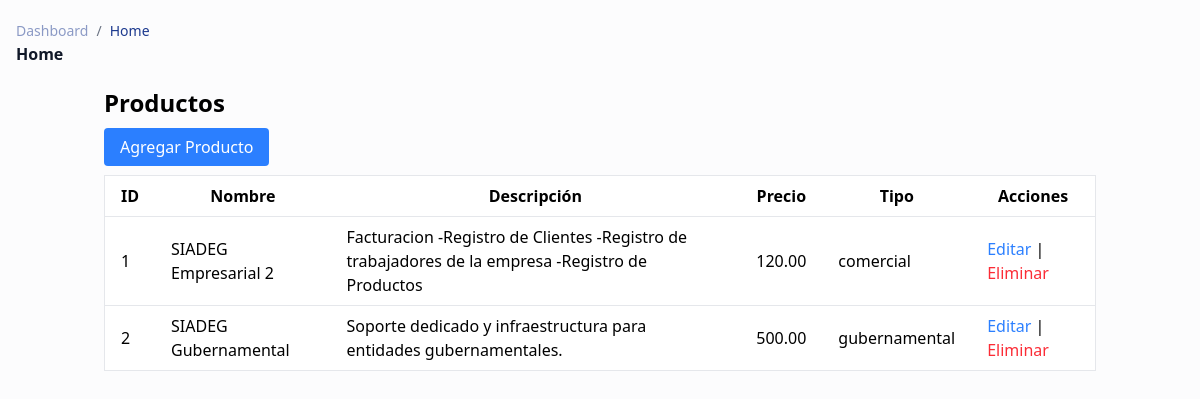
Page /src/admin/Productos.php (signed in) on the committed database.
### tables this page shows
CREATE TABLE `productos` (
  `id` int(11) NOT NULL,
  `nombre` varchar(100) NOT NULL,
  `descripcion` text DEFAULT NULL,
  `caracteristicas` text DEFAULT NULL,
  `precio` decimal(10,2) DEFAULT NULL,
  `imagen` varchar(255) DEFAULT NULL,
  `tipo` enum('comercial','gubernamental') DEFAULT NULL,
  `creado_en` timestamp NOT NULL DEFAULT current_timestamp()
);

### src/admin/Productos.php (the view, shortened to what this page needs)
<?php
require_once __DIR__ . '/../../config/conexion.php';
$sql = "SELECT * FROM productos";
$result = mysqli_query($con, $sql);
?>
<div class="container mx-auto p-4">
    <h1 class="text-2xl font-bold mb-4">Productos</h1>
    <div class="mb-4">
        <a href="producto_create.php" class="bg-blue-500 text-white px-4 py-2 rounded hover:bg-blue-600">Agregar Producto</a>
    </div>
    <table class="min-w-full bg-white border border-gray-200">
        <thead>
            <tr>
                <th class="py-2 px-4 border-b border-gray-200">ID</th>
                <th class="py-2 px-4 border-b border-gray-200">Nombre</th>
                <th class="py-2 px-4 border-b border-gray-200">Descripción</th>
                <th class="py-2 px-4 border-b border-gray-200">Precio</th>
                <th class="py-2 px-4 border-b border-gray-200">Tipo</th>
                <th class="py-2 px-4 border-b border-gray-200">Acciones</th>
            </tr>
        </thead>
        <tbody>
            <?php
            while ($row = mysqli_fetch_assoc($result)) {
                echo "<tr>";
                echo "<td class='py-2 px-4 border-b border-gray-200'>" . htmlspecialchars($row['id']) . "</td>";
                echo "<td class='py-2 px-4 border-b border-gray-200'>" . htmlspecialchars($row['nombre']) . "</td>";
                echo "<td class='py-2 px-4 border-b border-gray-200'>" . htmlspecialchars($row['descripcion']) . "</td>";
                echo "<td class='py-2 px-4 border-b border-gray-200'>" . htmlspecialchars($row['precio']) . "</td>";
                echo "<td class='py-2 px-4 border-b border-gray-200'>" . htmlspecialchars($row['tipo']) . "</td>";
                echo "<td class='py-2 px-4 border-b border-gray-200'>";
                echo "<a href='producto_update.php?id=" . $row['id'] . "' class='text-blue-500 hover:underline'>Editar</a> | ";
                echo "<a href='producto_delete.php?id=" . $row['id'] . "' class='text-red-500 hover:underline'>Eliminar</a>";
                echo "</td>";
                echo "</tr>";
            }
            ?>
        </tbody>
    </table>
</div>
<?php
require_once __DIR__ . '/../../views/layouts/app.php';

### rows in the picture
productos: id "1", nombre "SIADEG Empresarial 2", descripcion "Facturacion -Registro de Clientes -Registro de trabajadores de la empresa -Registro de Productos", precio "120.00", tipo "comercial"
productos: id "2", nombre "SIADEG Gubernamental", descripcion "Soporte dedicado y infraestructura para entidades gubernamentales.", precio "500.00", tipo "gubernamental"
